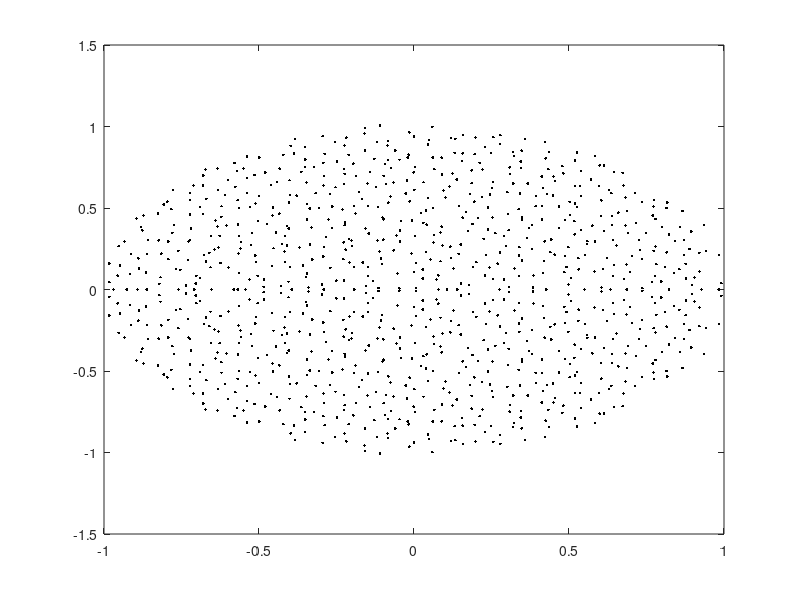

Reproduce this figure in MATLAB. (Note: this script raises an error after producing the figure.)
%% Eigenvalues of random operators
% Yuji Nakatsukasa, April 2017

%%
% (Chebfun example ode-eig/Randfuneig.m)

%% 1. Eigenvalues of random matrices
% As is well known [2,3], eigenvalues of large random matrices 
% are distributed uniformly in a disk.
% This is called the circular law and it holds very generally (see [4]); 
% the matrix elements are allowed to come from a variety of random
% variables, as long as they are independent (a property called universality). Here we verify
% the circular law with a standard Gaussian random matrix. 
% Throughout this example, we scale the entries 
% in the standard fashion so that the asymptotic spectral radius converges to 1. 

n = 1000;
A = randn(n)/sqrt(n);
plot(eig(A),'k.'),hold on
plot(chebfun(@(x)exp(1i*x),[0 2*pi]))
axis equal off

%% 2. Eigenvalues of random low-rank matrices
% Low-rank matrices are everywhere these days. A natural question arises:
% what are the eigenvalues of random low-rank matrices? 
% Specifically, consider matrices given by $AB^T$ where $A,B$ are
% tall skinny $m\times n$ random matrices. Of course there are $m-n$ eigenvalues at 0.
% Where are the other eigenvalues? An important fact here 
% (which becomes crucial below)
% is that the nonzero eigenvalues are the same as those of
% $B^TA$, which is $n\times n$, hence smaller. 

n = 1000;
m = n*10;   % aspect ratio 10
A = randn(m,n)/power(m*n,1/4); 
B = randn(m,n)/power(m*n,1/4);

hold off
plot(eig(B'*A),'k.'), hold on
plot(chebfun(@(x)exp(1i*x),[0 2*pi]))
axis equal off

%%
% The eigenvalues again appear to be distributed uniformly on the unit disk! 
% A difficulty in explaining this is that here the elements aren't exactly independent. 
% Most results in the literature on random matrices concern i.i.d.
% elements. Nonetheless, recent studies [1,5] explain the phenomenon:
% the eigenvalues of $AB^T$ are indeed distributed in the unit disk, as
% $m,n\rightarrow \infty$,
% but generally not uniformly. 
% More precisely, denoting by $k=m/n$ the aspect ratio, 
% the eigenvalue density at radius $r(0<r<1)$ converges as $n\rightarrow \infty$
% almost surely to $g(r,k) = k/\sqrt{(1-k)^2+4kr^2}$. Note that as $k\rightarrow \infty$, 
% $g(r,k)$ converges to the
% constant $1$, independent of $r$. 
% This indicates that as we take the limit where the 
% aspect ratio tends to infinity (while $m,n\rightarrow \infty$), the
% eigenvalue distribution converges to the uniform distribution over the unit disk. 

%%
% Here is a qualitative explanation: As $m/n\rightarrow \infty$, the columns of 
% the matrices $A,B$ become close to orthonormal, so there is an
% orthogonal $m\times m$ matrix $Q$ such that
% $QA\approx \big[I_n, 0\big]^T$ ($Q$ would also be random),
% and then the eigenvalues $AB^T$, which are the same as those of $(QB)^T(QA)$,
% are approximately those of the top $n\times n$ block of $QB$, which has 
% elements that are i.i.d. 

%% 3. Eigenvalues of a product of two random matrices
% The function $g(r,k)$ above suggests that for a product of two random square matrices, 
% the eigenvalues should be markedly clustered near the origin. Let's
% illustrate this:

n = 1000;
m = n; % we just changed this from n*10 in the low-rank case
A = randn(m,n); 
B = randn(m,n);

hold off
plot(eig(B'*A)/sqrt(m*n),'k.'), hold on
plot(chebfun(@(x)exp(1i*x),[0 2*pi]))
axis equal off

%%
% One can play with the aspect ratio and see that the larger $m/n$ is, the
% more uniform the eigenvalue distribution becomes. 


%% 4. Eigenvalues of a Fredholm operator defined by a random, finite-rank bivariate function
% Now we explore the continuous analogue. 
% We construct a random bivariate function, generated by a new Chebfun
% command randnfun2: this generates a random bivariate function 
% obtained by forming a function of random Fourier coefficients (with support in a disk), 
% then restricting the domain to a smaller square. 
% Let's generate such a function and look at the associated eigenvalues: here,
% we examine the eigenvalues of the Fredholm integral operator whose kernel
% is the bivariate function (this is a compact operator).
% Here, the eig(chebfun2) code computes the nonzero eigenvalues, using again (only more crucially)
% the identity $eig(AB) = eig(BA)$, as there are infinitely many eigenvalues at 0). 

dt = 0.01;                             % max wavenumber 2pi/dt
dom = [-1 1 -1 1];
f = randnfun2(dom,dt,'norm');  % normalized randum function 
ei = eig(f);
disp(['Number of nonzero eigenvalues: ',num2str(length(ei))])

hold off, plot(ei,'k.'), hold on
plot(chebfun(@(x)exp(1i*x),[0 2*pi]))
axis equal off

%%
% Again we see eigenvalues in a disk; are they uniformly distributed? 
% By analogy with the finite-dimensional case, perhaps we expect the eigenvalues to be uniform, as we can regard $f(x,y)$ as $A(y)B(x)^T$ where $A,B$ are quasimatrices, i.e.,
% matrices of size $\infty \times n$, that is, the aspect ratio is
% $m/n=\infty$. 
% However, we think the distribution here is not quite uniform. 
% 
%%
% Experiments suggest that the uniformness depends on the support of the
% Fourier coefficients used for randnfun2. If we change it to bounded maximum
% degree, we obtain a more convincingly uniform distribution, aside from some clustering along the real axis: 
% (below we extract the essence of randnfun and change the support of the coefficients from a disk (2-norm bound) 
% to a square (max-norm bound); a 1-norm bound results in more clustered
% eigenvalues). It is an open problem to explain this observation! 

n = round(2/dt);
c = randn(2*n+1) + 1i*randn(2*n+1);     % random coefficients on a square
[x,y] = meshgrid(-n:n,-n:n);
if ( n>0 )
 %c = c.*((x/n).^2 + (y/n).^2 <= 1);    % 2-norm bound; default in randnfun 
 c = c.*(max(abs(x/n),abs(y/n)) <= 1);  % max-norm bound 
 %c = c.*( (abs(x/n)+abs(y/n)) <= 1);   % 1-norm bound: very clustered eigvals
end
c = c/sqrt(nnz(c));                     % ensure var = 1 at each point
n = round(1.2*(dom(4)-dom(3))/dt+2);
dom2 = [ dom(1) dom(1)+n*dt dom(3) ...  % bigger domain
    dom(3)+n*dt ]; 
f = chebfun2(c, dom2, 'coeffs', 'trig');% periodic chebfun2
f = real(f);
f = f{-1,1,-1,1}/sqrt(dt);              % restrict and normalize

ei = eig(f);
disp(['Number of nonzero eigenvalues: ',num2str(length(ei))])
hold off, plot(ei,'k.'), hold on
plot(chebfun(@(x)exp(1i*x),[0 2*pi]))
axis equal off

%% 5. References
% 
% 1. Burda, Z. and Jarosz, A. and Livan, G. and Nowak, M. A. and Swiech, A.,
% Eigenvalues and singular values of products of rectangular Gaussian
% random matrices,
% _Physical Review E._, 82(6),061-114,2010.
% 
% 2. J. Ginibre, Statistical ensembles of complex, quaternion, and real 
% matrices,
% _J. Math. Phys._,6, 440, 1965.
% 
% 3. M. L. Mehta,
% _Random Matrices_, Academic Press, 2004. 
%
% 4. T. Tao, V. Vu, Random matrices: Universality of ESDs and the circular law, 
% _The Annals of Probability_, 38(5), 2023--2065, 2010,
% 
% 5. X. Zeng, Limiting empirical distribution for eigenvalues of products of random rectangular matrices, 
% _Statistics & Probability Letters_, 126, 33--40, 2017.  
% 
